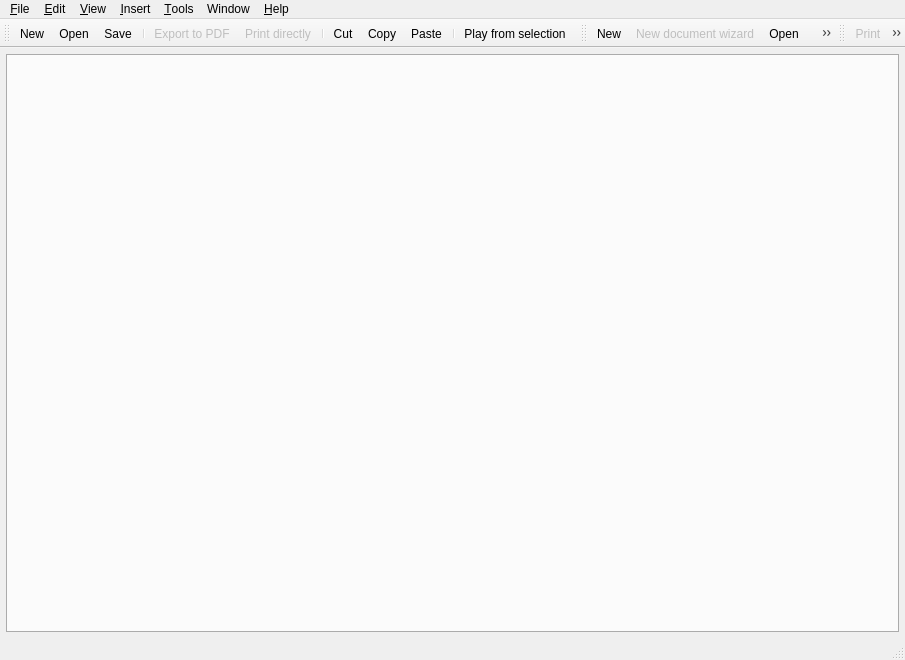
<ui version="4.0" >
 <author>Reinhard Katzmann, Matevž Jekovec</author>
 <class>uiMainWindow</class>
 <widget class="QMainWindow" name="uiMainWindow" >
  <property name="geometry" >
   <rect>
    <x>0</x>
    <y>0</y>
    <width>905</width>
    <height>660</height>
   </rect>
  </property>
  <property name="windowTitle" >
   <string>Canorus - Score editor</string>
  </property>
  <property name="windowIcon" >
   <iconset>images/clogosm.png</iconset>
  </property>
  <property name="statusTip" >
   <string/>
  </property>
  <widget class="QWidget" name="uiCentralWidget" >
   <layout class="QGridLayout" >
    <property name="leftMargin" >
     <number>6</number>
    </property>
    <property name="topMargin" >
     <number>6</number>
    </property>
    <property name="rightMargin" >
     <number>6</number>
    </property>
    <property name="bottomMargin" >
     <number>6</number>
    </property>
    <property name="horizontalSpacing" >
     <number>4</number>
    </property>
    <property name="verticalSpacing" >
     <number>4</number>
    </property>
    <item row="0" column="0" >
     <widget class="QTabWidget" name="uiTabWidget" >
      <property name="sizePolicy" >
       <sizepolicy vsizetype="Expanding" hsizetype="Expanding" >
        <horstretch>0</horstretch>
        <verstretch>0</verstretch>
       </sizepolicy>
      </property>
      <property name="autoFillBackground" >
       <bool>false</bool>
      </property>
      <property name="tabPosition" >
       <enum>QTabWidget::South</enum>
      </property>
     </widget>
    </item>
   </layout>
  </widget>
  <widget class="QMenuBar" name="uiMenuBar" >
   <property name="geometry" >
    <rect>
     <x>0</x>
     <y>0</y>
     <width>905</width>
     <height>32</height>
    </rect>
   </property>
   <widget class="QMenu" name="uiMenuEdit" >
    <property name="title" >
     <string>&amp;Edit</string>
    </property>
    <addaction name="separator" />
    <addaction name="uiCut" />
    <addaction name="uiCopy" />
    <addaction name="uiPaste" />
    <addaction name="separator" />
    <addaction name="uiSelectAll" />
    <addaction name="uiInvertSelection" />
    <addaction name="separator" />
    <addaction name="uiDocumentProperties" />
   </widget>
   <widget class="QMenu" name="uiMenuTools" >
    <property name="title" >
     <string>&amp;Tools</string>
    </property>
    <addaction name="uiGotoBar" />
    <addaction name="uiTranspose" />
    <addaction name="uiNoteCount" />
    <addaction name="separator" />
    <addaction name="uiSettings" />
   </widget>
   <widget class="QMenu" name="uiMenuWindow" >
    <property name="title" >
     <string>Window</string>
    </property>
    <addaction name="uiNewViewport" />
    <addaction name="uiNewWindow" />
    <addaction name="separator" />
    <addaction name="uiSplitHorizontally" />
    <addaction name="uiSplitVertically" />
    <addaction name="uiCloseCurrentView" />
    <addaction name="uiUnsplitAll" />
   </widget>
   <widget class="QMenu" name="uiMenuHelp" >
    <property name="title" >
     <string>&amp;Help</string>
    </property>
    <addaction name="uiUsersGuide" />
    <addaction name="uiWhatsThis" />
    <addaction name="uiTipOfTheDay" />
    <addaction name="separator" />
    <addaction name="uiAboutCanorus" />
    <addaction name="uiAboutQt" />
   </widget>
   <widget class="QMenu" name="uiMenuFile" >
    <property name="title" >
     <string>&amp;File</string>
    </property>
    <widget class="QMenu" name="uiOpenRecent" >
     <property name="title" >
      <string>Open &amp;recent</string>
     </property>
     <property name="icon" >
      <iconset>images/general/fileopen.png</iconset>
     </property>
     <addaction name="actionRecent_documents" />
    </widget>
    <addaction name="uiNewDocument" />
    <addaction name="uiNewDocumentWizard" />
    <addaction name="uiOpenDocument" />
    <addaction name="uiOpenRecent" />
    <addaction name="uiSaveDocument" />
    <addaction name="uiSaveDocumentAs" />
    <addaction name="uiCloseDocument" />
    <addaction name="separator" />
    <addaction name="uiImportDocument" />
    <addaction name="uiExportDocument" />
    <addaction name="separator" />
    <addaction name="uiPrintPreview" />
    <addaction name="uiPrint" />
    <addaction name="separator" />
    <addaction name="uiQuit" />
   </widget>
   <widget class="QMenu" name="uiMenuView" >
    <property name="title" >
     <string>&amp;View</string>
    </property>
    <widget class="QMenu" name="uiMenuZoom" >
     <property name="title" >
      <string>Zoom</string>
     </property>
     <addaction name="uiZoomToWidth" />
     <addaction name="uiZoomToHeight" />
     <addaction name="uiZoomToFit" />
     <addaction name="uiZoomToSelection" />
     <addaction name="separator" />
     <addaction name="uiCustomZoom" />
    </widget>
    <widget class="QMenu" name="uiMenuSourceView" >
     <property name="title" >
      <string>Source view</string>
     </property>
     <addaction name="uiLilyPondSource" />
     <addaction name="uiCanorusMLSource" />
    </widget>
    <addaction name="separator" />
    <addaction name="uiMenuZoom" />
    <addaction name="uiAnimatedScroll" />
    <addaction name="uiLockScrollPlayback" />
    <addaction name="separator" />
    <addaction name="uiScoreView" />
    <addaction name="uiMenuSourceView" />
    <addaction name="separator" />
    <addaction name="uiShowStatusBar" />
    <addaction name="uiFullscreen" />
   </widget>
   <widget class="QMenu" name="uiMenuInsert" >
    <property name="title" >
     <string>&amp;Insert</string>
    </property>
    <addaction name="uiNewSheet" />
    <addaction name="uiNewContext" />
    <addaction name="uiNewVoice" />
    <addaction name="separator" />
    <addaction name="uiInsertPlayable" />
    <addaction name="uiInsertClef" />
    <addaction name="uiInsertKeySig" />
    <addaction name="uiInsertTimeSig" />
    <addaction name="uiInsertBarline" />
    <addaction name="uiInsertSyllable" />
    <addaction name="uiInsertFM" />
   </widget>
   <addaction name="uiMenuFile" />
   <addaction name="uiMenuEdit" />
   <addaction name="uiMenuView" />
   <addaction name="uiMenuInsert" />
   <addaction name="uiMenuTools" />
   <addaction name="uiMenuWindow" />
   <addaction name="uiMenuHelp" />
  </widget>
  <widget class="QStatusBar" name="uiStatusBarWidget" />
  <widget class="QToolBar" name="uiStandardToolBar" >
   <property name="windowTitle" >
    <string>Standard ToolBar</string>
   </property>
   <property name="orientation" >
    <enum>Qt::Horizontal</enum>
   </property>
   <attribute name="toolBarArea" >
    <enum>TopToolBarArea</enum>
   </attribute>
   <attribute name="toolBarBreak" >
    <bool>false</bool>
   </attribute>
   <addaction name="uiNewDocument" />
   <addaction name="uiOpenDocument" />
   <addaction name="uiSaveDocument" />
   <addaction name="separator" />
   <addaction name="uiExportToPdf" />
   <addaction name="uiPrintDirectly" />
   <addaction name="separator" />
   <addaction name="uiCut" />
   <addaction name="uiCopy" />
   <addaction name="uiPaste" />
   <addaction name="separator" />
   <addaction name="uiPlayFromSelection" />
  </widget>
  <widget class="QToolBar" name="uiFileToolBar" >
   <property name="windowTitle" >
    <string>File ToolBar</string>
   </property>
   <property name="orientation" >
    <enum>Qt::Horizontal</enum>
   </property>
   <attribute name="toolBarArea" >
    <enum>TopToolBarArea</enum>
   </attribute>
   <attribute name="toolBarBreak" >
    <bool>false</bool>
   </attribute>
   <addaction name="uiNewDocument" />
   <addaction name="uiNewDocumentWizard" />
   <addaction name="uiOpenDocument" />
   <addaction name="uiSaveDocument" />
   <addaction name="uiSaveDocumentAs" />
   <addaction name="uiImportDocument" />
   <addaction name="uiExportDocument" />
   <addaction name="uiCloseDocument" />
  </widget>
  <widget class="QToolBar" name="uiPrintToolBar" >
   <property name="enabled" >
    <bool>true</bool>
   </property>
   <property name="windowTitle" >
    <string>Print ToolBar</string>
   </property>
   <property name="orientation" >
    <enum>Qt::Horizontal</enum>
   </property>
   <attribute name="toolBarArea" >
    <enum>TopToolBarArea</enum>
   </attribute>
   <attribute name="toolBarBreak" >
    <bool>false</bool>
   </attribute>
   <addaction name="uiPrint" />
   <addaction name="uiPrintDirectly" />
   <addaction name="uiPrintPreview" />
   <addaction name="uiExportToPdf" />
  </widget>
  <action name="uiQuit" >
   <property name="icon" >
    <iconset>images/general/exit.png</iconset>
   </property>
   <property name="text" >
    <string>&amp;Quit</string>
   </property>
   <property name="shortcut" >
    <string>Ctrl+Q</string>
   </property>
  </action>
  <action name="uiNewDocument" >
   <property name="icon" >
    <iconset>images/general/filenew.png</iconset>
   </property>
   <property name="text" >
    <string>&amp;New</string>
   </property>
   <property name="shortcut" >
    <string>Ctrl+N</string>
   </property>
  </action>
  <action name="uiOpenDocument" >
   <property name="icon" >
    <iconset>images/general/fileopen.png</iconset>
   </property>
   <property name="text" >
    <string>&amp;Open...</string>
   </property>
   <property name="shortcut" >
    <string>Ctrl+O</string>
   </property>
  </action>
  <action name="uiSaveDocument" >
   <property name="icon" >
    <iconset>images/general/filesave.png</iconset>
   </property>
   <property name="text" >
    <string>&amp;Save</string>
   </property>
   <property name="shortcut" >
    <string>Ctrl+S</string>
   </property>
  </action>
  <action name="uiSaveDocumentAs" >
   <property name="icon" >
    <iconset>images/general/filesaveas.png</iconset>
   </property>
   <property name="text" >
    <string>Save &amp;as...</string>
   </property>
  </action>
  <action name="uiCloseDocument" >
   <property name="icon" >
    <iconset>images/general/fileclose.svg</iconset>
   </property>
   <property name="text" >
    <string>&amp;Close</string>
   </property>
  </action>
  <action name="uiImportDocument" >
   <property name="enabled" >
    <bool>true</bool>
   </property>
   <property name="icon" >
    <iconset>images/general/filesave.png</iconset>
   </property>
   <property name="text" >
    <string>&amp;Import...</string>
   </property>
  </action>
  <action name="uiExportDocument" >
   <property name="icon" >
    <iconset>images/general/filesave.png</iconset>
   </property>
   <property name="text" >
    <string>&amp;Export...</string>
   </property>
   <property name="shortcut" >
    <string>Ctrl+E</string>
   </property>
  </action>
  <action name="uiPrintPreview" >
   <property name="enabled" >
    <bool>false</bool>
   </property>
   <property name="icon" >
    <iconset>images/printing/fileprintpreview.png</iconset>
   </property>
   <property name="text" >
    <string>Print pre&amp;view...</string>
   </property>
   <property name="visible" >
    <bool>true</bool>
   </property>
  </action>
  <action name="uiPrint" >
   <property name="enabled" >
    <bool>false</bool>
   </property>
   <property name="icon" >
    <iconset>images/printing/fileprint.png</iconset>
   </property>
   <property name="text" >
    <string>&amp;Print...</string>
   </property>
   <property name="shortcut" >
    <string>Ctrl+P</string>
   </property>
  </action>
  <action name="uiCopy" >
   <property name="icon" >
    <iconset>images/general/editcopy.png</iconset>
   </property>
   <property name="text" >
    <string>&amp;Copy</string>
   </property>
   <property name="shortcut" >
    <string>Ctrl+C</string>
   </property>
  </action>
  <action name="uiCut" >
   <property name="icon" >
    <iconset>images/general/editcut.png</iconset>
   </property>
   <property name="text" >
    <string>C&amp;ut</string>
   </property>
   <property name="shortcut" >
    <string>Ctrl+X</string>
   </property>
  </action>
  <action name="uiPaste" >
   <property name="icon" >
    <iconset>images/general/editpaste.png</iconset>
   </property>
   <property name="text" >
    <string>&amp;Paste</string>
   </property>
   <property name="shortcut" >
    <string>Ctrl+V</string>
   </property>
  </action>
  <action name="uiSelectAll" >
   <property name="enabled" >
    <bool>false</bool>
   </property>
   <property name="text" >
    <string>Select &amp;all</string>
   </property>
   <property name="shortcut" >
    <string>Ctrl+A</string>
   </property>
  </action>
  <action name="uiInvertSelection" >
   <property name="enabled" >
    <bool>false</bool>
   </property>
   <property name="text" >
    <string>Invert Selection</string>
   </property>
  </action>
  <action name="uiZoomToWidth" >
   <property name="text" >
    <string>Fit to width</string>
   </property>
  </action>
  <action name="uiGotoBar" >
   <property name="enabled" >
    <bool>false</bool>
   </property>
   <property name="text" >
    <string>Goto bar...</string>
   </property>
   <property name="shortcut" >
    <string>Ctrl+G</string>
   </property>
  </action>
  <action name="uiShowStatusBar" >
   <property name="checkable" >
    <bool>true</bool>
   </property>
   <property name="checked" >
    <bool>true</bool>
   </property>
   <property name="text" >
    <string>St&amp;atus bar</string>
   </property>
  </action>
  <action name="uiFullscreen" >
   <property name="checkable" >
    <bool>true</bool>
   </property>
   <property name="icon" >
    <iconset>images/general/fullscreen.png</iconset>
   </property>
   <property name="text" >
    <string>&amp;Fullscreen</string>
   </property>
  </action>
  <action name="uiInsertTimeSig" >
   <property name="checkable" >
    <bool>true</bool>
   </property>
   <property name="icon" >
    <iconset>images/timesig/tsc.svg</iconset>
   </property>
   <property name="text" >
    <string>&amp;Time signature...</string>
   </property>
  </action>
  <action name="uiInsertKeySig" >
   <property name="checkable" >
    <bool>true</bool>
   </property>
   <property name="icon" >
    <iconset>images/accidental/keysig.svg</iconset>
   </property>
   <property name="text" >
    <string>&amp;Key signature...</string>
   </property>
  </action>
  <action name="uiInsertBarline" >
   <property name="checkable" >
    <bool>true</bool>
   </property>
   <property name="icon" >
    <iconset>images/barline/barlinesingle.svg</iconset>
   </property>
   <property name="text" >
    <string>Barline...</string>
   </property>
  </action>
  <action name="uiNoteCount" >
   <property name="enabled" >
    <bool>false</bool>
   </property>
   <property name="text" >
    <string>Note &amp;count...</string>
   </property>
  </action>
  <action name="uiSettings" >
   <property name="icon" >
    <iconset>images/settings/settings.svg</iconset>
   </property>
   <property name="text" >
    <string>&amp;Settings...</string>
   </property>
  </action>
  <action name="uiUsersGuide" >
   <property name="enabled" >
    <bool>false</bool>
   </property>
   <property name="text" >
    <string>User's guide...</string>
   </property>
  </action>
  <action name="uiWhatsThis" >
   <property name="enabled" >
    <bool>false</bool>
   </property>
   <property name="text" >
    <string>What's &amp;this</string>
   </property>
  </action>
  <action name="uiTipOfTheDay" >
   <property name="checkable" >
    <bool>false</bool>
   </property>
   <property name="enabled" >
    <bool>false</bool>
   </property>
   <property name="text" >
    <string>Tip of the &amp;day</string>
   </property>
  </action>
  <action name="uiAboutCanorus" >
   <property name="icon" >
    <iconset>images/clogosm.png</iconset>
   </property>
   <property name="text" >
    <string>About &amp;Canorus...</string>
   </property>
  </action>
  <action name="uiAboutQt" >
   <property name="icon" >
    <iconset>images/qtlogo.png</iconset>
   </property>
   <property name="text" >
    <string>About &amp;Qt...</string>
   </property>
  </action>
  <action name="uiSplitHorizontally" >
   <property name="text" >
    <string>Split view horizontally</string>
   </property>
  </action>
  <action name="uiSplitVertically" >
   <property name="text" >
    <string>Split view vertically</string>
   </property>
  </action>
  <action name="uiCloseCurrentView" >
   <property name="enabled" >
    <bool>false</bool>
   </property>
   <property name="text" >
    <string>Close current view</string>
   </property>
  </action>
  <action name="uiUnsplitAll" >
   <property name="enabled" >
    <bool>false</bool>
   </property>
   <property name="text" >
    <string>Unsplit All</string>
   </property>
  </action>
  <action name="uiNewViewport" >
   <property name="text" >
    <string>New view</string>
   </property>
  </action>
  <action name="uiNewSheet" >
   <property name="icon" >
    <iconset>images/document/sheetnew.svg</iconset>
   </property>
   <property name="text" >
    <string>New sheet</string>
   </property>
  </action>
  <action name="uiNewContext" >
   <property name="checkable" >
    <bool>true</bool>
   </property>
   <property name="icon" >
    <iconset>images/document/contextnew.svg</iconset>
   </property>
   <property name="text" >
    <string>New context...</string>
   </property>
  </action>
  <action name="uiPlayFromSelection" >
   <property name="checkable" >
    <bool>true</bool>
   </property>
   <property name="icon" >
    <iconset>images/playback/player_play.png</iconset>
   </property>
   <property name="text" >
    <string>Play from selection</string>
   </property>
  </action>
  <action name="uiAnimatedScroll" >
   <property name="checkable" >
    <bool>true</bool>
   </property>
   <property name="checked" >
    <bool>true</bool>
   </property>
   <property name="text" >
    <string>Animated scroll</string>
   </property>
  </action>
  <action name="uiLockScrollPlayback" >
   <property name="checkable" >
    <bool>true</bool>
   </property>
   <property name="text" >
    <string>Lock scroll while playback</string>
   </property>
  </action>
  <action name="uiZoomToHeight" >
   <property name="text" >
    <string>Fit to &amp;height</string>
   </property>
  </action>
  <action name="uiZoomToFit" >
   <property name="text" >
    <string>Best &amp;fit</string>
   </property>
  </action>
  <action name="uiZoomToSelection" >
   <property name="text" >
    <string>Fit to selection</string>
   </property>
  </action>
  <action name="uiNewWindow" >
   <property name="text" >
    <string>New window</string>
   </property>
  </action>
  <action name="uiCustomZoom" >
   <property name="text" >
    <string>Custom...</string>
   </property>
  </action>
  <action name="uiScoreView" >
   <property name="text" >
    <string>Score view</string>
   </property>
  </action>
  <action name="uiLilyPondSource" >
   <property name="icon" >
    <iconset>images/general/lilypondsource.svg</iconset>
   </property>
   <property name="text" >
    <string>LilyPond source</string>
   </property>
  </action>
  <action name="uiCanorusMLSource" >
   <property name="icon" >
    <iconset>images/general/canorusmlsource.svg</iconset>
   </property>
   <property name="text" >
    <string>CanorusML source</string>
   </property>
  </action>
  <action name="uiNewVoice" >
   <property name="icon" >
    <iconset>images/document/voicenew.svg</iconset>
   </property>
   <property name="text" >
    <string>New voice</string>
   </property>
  </action>
  <action name="uiDocumentProperties" >
   <property name="icon" >
    <iconset>images/document/documentproperties.svg</iconset>
   </property>
   <property name="text" >
    <string>Document properties...</string>
   </property>
  </action>
  <action name="uiPrintDirectly" >
   <property name="enabled" >
    <bool>false</bool>
   </property>
   <property name="icon" >
    <iconset>images/printing/filequickprint.png</iconset>
   </property>
   <property name="text" >
    <string>Print directly</string>
   </property>
   <property name="visible" >
    <bool>true</bool>
   </property>
  </action>
  <action name="uiExportToPdf" >
   <property name="enabled" >
    <bool>false</bool>
   </property>
   <property name="icon" >
    <iconset>images/general/pdf.png</iconset>
   </property>
   <property name="text" >
    <string>Export to PDF</string>
   </property>
   <property name="visible" >
    <bool>true</bool>
   </property>
  </action>
  <action name="uiNewDocumentWizard" >
   <property name="enabled" >
    <bool>false</bool>
   </property>
   <property name="icon" >
    <iconset>images/general/filenewwizard.png</iconset>
   </property>
   <property name="text" >
    <string>New document &amp;wizard...</string>
   </property>
  </action>
  <action name="uiInsertPlayable" >
   <property name="checkable" >
    <bool>true</bool>
   </property>
   <property name="icon" >
    <iconset>images/playable/insertplayable.svg</iconset>
   </property>
   <property name="text" >
    <string>Notes and Rests</string>
   </property>
  </action>
  <action name="uiInsertFM" >
   <property name="checkable" >
    <bool>true</bool>
   </property>
   <property name="enabled" >
    <bool>true</bool>
   </property>
   <property name="icon" >
    <iconset>images/functionmark/insertfm.svg</iconset>
   </property>
   <property name="text" >
    <string>Function mark...</string>
   </property>
  </action>
  <action name="uiInsertClef" >
   <property name="checkable" >
    <bool>true</bool>
   </property>
   <property name="icon" >
    <iconset>images/clef/cleff.svg</iconset>
   </property>
   <property name="text" >
    <string>Clef...</string>
   </property>
  </action>
  <action name="uiSelectMode" >
   <property name="checkable" >
    <bool>true</bool>
   </property>
   <property name="checked" >
    <bool>true</bool>
   </property>
   <property name="icon" >
    <iconset>images/general/arrow.svg</iconset>
   </property>
   <property name="text" >
    <string>Select mode</string>
   </property>
  </action>
  <action name="uiRemoveVoice" >
   <property name="icon" >
    <iconset>images/document/voiceremove.svg</iconset>
   </property>
   <property name="text" >
    <string>Remove Voice</string>
   </property>
  </action>
  <action name="uiVoiceProperties" >
   <property name="icon" >
    <iconset>images/document/voiceproperties.svg</iconset>
   </property>
   <property name="text" >
    <string>Voice Properties</string>
   </property>
  </action>
  <action name="uiAccsVisible" >
   <property name="checkable" >
    <bool>true</bool>
   </property>
   <property name="icon" >
    <iconset>images/accidental/accsvisible.svg</iconset>
   </property>
   <property name="text" >
    <string>Accidentals Visible</string>
   </property>
  </action>
  <action name="uiHiddenRest" >
   <property name="checkable" >
    <bool>true</bool>
   </property>
   <property name="icon" >
    <iconset>images/playable/hiddenrest.svg</iconset>
   </property>
   <property name="text" >
    <string>Hidden Rest</string>
   </property>
  </action>
  <action name="uiRemoveContext" >
   <property name="icon" >
    <iconset>images/document/contextremove.svg</iconset>
   </property>
   <property name="text" >
    <string>Remove Context</string>
   </property>
  </action>
  <action name="uiContextProperties" >
   <property name="icon" >
    <iconset>images/document/contextproperties.svg</iconset>
   </property>
   <property name="text" >
    <string>Context Properties</string>
   </property>
  </action>
  <action name="uiRemoveSheet" >
   <property name="icon" >
    <iconset>images/document/sheetremove.svg</iconset>
   </property>
   <property name="text" >
    <string>Remove Sheet</string>
   </property>
  </action>
  <action name="uiSheetProperties" >
   <property name="icon" >
    <iconset>images/document/sheetproperties.svg</iconset>
   </property>
   <property name="text" >
    <string>Sheet Properties</string>
   </property>
  </action>
  <action name="uiTranspose" >
   <property name="enabled" >
    <bool>false</bool>
   </property>
   <property name="text" >
    <string>&amp;Transpose...</string>
   </property>
  </action>
  <action name="uiFMEllipse" >
   <property name="checkable" >
    <bool>true</bool>
   </property>
   <property name="icon" >
    <iconset>images/functionmark/fme.svg</iconset>
   </property>
   <property name="text" >
    <string>Ellipse</string>
   </property>
  </action>
  <action name="uiInsertSyllable" >
   <property name="checkable" >
    <bool>true</bool>
   </property>
   <property name="icon" >
    <iconset>images/document/syllable.svg</iconset>
   </property>
   <property name="text" >
    <string>Insert syllable</string>
   </property>
  </action>
  <action name="uiEditMode" >
   <property name="checkable" >
    <bool>true</bool>
   </property>
   <property name="icon" >
    <iconset>images/general/editmode.svg</iconset>
   </property>
   <property name="text" >
    <string>Edit mode</string>
   </property>
  </action>
  <action name="uiInsertMark" >
   <property name="icon" >
    <iconset>images/mark/text.svg</iconset>
   </property>
   <property name="text" >
    <string>Insert Mark</string>
   </property>
  </action>
  <action name="uiInsertArticulation" >
   <property name="icon" >
    <iconset>images/mark/articulation/accent.svg</iconset>
   </property>
   <property name="text" >
    <string>Insert Articulation Mark</string>
   </property>
  </action>
  <action name="actionRecent_documents" >
   <property name="text" >
    <string>recent documents dummy</string>
   </property>
  </action>
 </widget>
 <resources/>
 <connections>
  <connection>
   <sender>uiQuit</sender>
   <signal>triggered()</signal>
   <receiver>uiMainWindow</receiver>
   <slot>close()</slot>
   <hints>
    <hint type="sourcelabel" >
     <x>-1</x>
     <y>-1</y>
    </hint>
    <hint type="destinationlabel" >
     <x>402</x>
     <y>301</y>
    </hint>
   </hints>
  </connection>
 </connections>
</ui>
